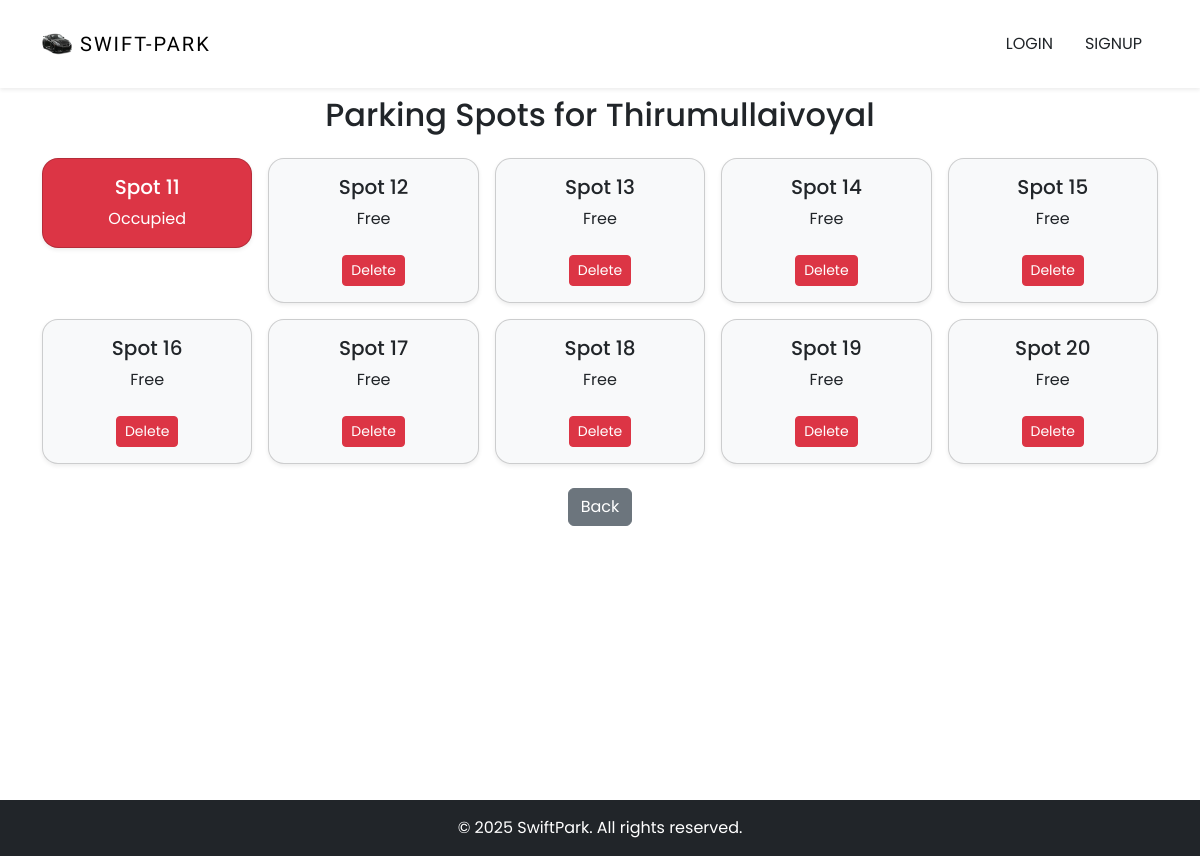
/admin/view_parking_spots/2, run on the app's committed database.
### WorkSpace/models.py (models this page shows, shortened)
class ParkingLot(db.Model):
    id = db.Column(db.Integer, primary_key=True)
    prime_location_name = db.Column(db.String(150), nullable=False)
    price = db.Column(db.Float, nullable=False)
    address = db.Column(db.String(250), nullable=False)
    pin_code = db.Column(db.Integer, nullable=False)
    maximun_number_of_spots = db.Column(db.Integer, nullable=False)
    is_deleted = db.Column(db.Boolean , default = False , nullable = False)
    spots = db.relationship('ParkingSpot', backref='lot', lazy=True)
    reservations = db.relationship('Reservation', backref='lot', lazy=True)

class ParkingSpot(db.Model):
    id = db.Column(db.Integer, primary_key=True)
    lot_id = db.Column(db.Integer, db.ForeignKey('parking_lot.id'), nullable=False)
    status = db.Column(db.String(1), nullable=False)  # 'F' or 'O'
    reservations = db.relationship('Reservation', backref='spot', lazy=True)

### WorkSpace/routes.py (the view)
@routes.route('/admin/view_parking_spots/<int:lot_id>')
def view_parking_spots(lot_id) :
    parking_lot = ParkingLot.query.filter_by(id = lot_id , is_deleted = False).first_or_404()
    parking_spots = ParkingSpot.query.filter_by(lot_id = lot_id ).all()
    return render_template ('view_parking_spots.html' , parking_lot = parking_lot , spots = parking_spots)

### WorkSpace/templates/view_parking_spots.html
{% extends "base.html" %}
{% block content %}
<div class = "d-flex flex-collumn min-vh-100">
    <div class="container mt-5 pt-5">
    <h2 class="mb-4 text-center">Parking Spots for {{ parking_lot.prime_location_name }}</h2>
    <div class="row row-cols-2 row-cols-sm-3 row-cols-md-4 row-cols-lg-5 g-3 justify-content-center">
        {% for spot in spots %}
        <div class="col">
            <div class="card text-center shadow-sm {% if spot.status == 'O' %}bg-danger text-white{% else %}bg-light{% endif %}">
                <div class="card-body p-3">
                    <h5 class="card-title">Spot {{ spot.id }}</h5>
                    <p class="card-text">{{ 'Occupied' if spot.status == 'O' else 'Free' }}</p>
                    {% if spot.status != 'O' %}
                        <a href="{{ url_for('routes.delete_parking_spot' , spot_id = spot.id)}}"
                        class="btn btn-danger btn-sm mt-2"
                        onclick="return confirm('Are you sure you want to delete this spot?');">
                           Delete
                        </a>
                    {% endif %}
                </div>
            </div>
        </div>
        {% endfor %}
    </div>
    <div class="text-center mt-4">
        <a href="{{ url_for('routes.admin_dashboard') }}" class="btn btn-secondary">Back</a>
    </div>
    </div>
</div>
{% endblock %}

### WorkSpace/static/styling/styles.css (style rules this page uses)
html { scroll-behavior: smooth; }
:root { --lg-font: 'Kaisei Tokumin', serif; --sm-font: 'Poppins', sans-serif; --color: #ffffff; --black: black; }
body { font-family: 'Poppins' , 'sans-serif'; }
.card { transition: transform 0.2s ease, box-shadow 0.3s ease; border-radius: 16px; }

### data on the page
ParkingLot: prime_location_name "Thirumullaivoyal"
ParkingSpot: id "11", status "Occupied"
ParkingSpot: id "12", status "Free"
ParkingSpot: id "13", status "Free"
ParkingSpot: id "14", status "Free"
ParkingSpot: id "15", status "Free"
ParkingSpot: id "16", status "Free"
ParkingSpot: id "17", status "Free"
ParkingSpot: id "18", status "Free"
ParkingSpot: id "19", status "Free"
ParkingSpot: id "20", status "Free"
